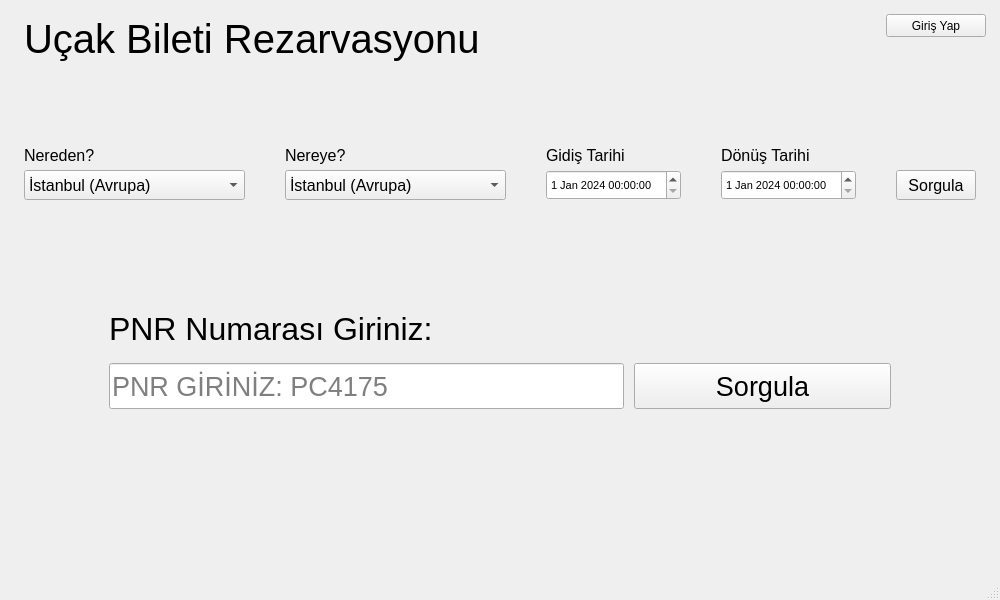
<?xml version="1.0" encoding="UTF-8"?>
<ui version="4.0">
 <class>MainWindow</class>
 <widget class="QMainWindow" name="MainWindow">
  <property name="geometry">
   <rect>
    <x>0</x>
    <y>0</y>
    <width>1000</width>
    <height>600</height>
   </rect>
  </property>
  <property name="windowTitle">
   <string>MainWindow</string>
  </property>
  <property name="styleSheet">
   <string notr="true"/>
  </property>
  <widget class="QWidget" name="centralwidget">
   <property name="styleSheet">
    <string notr="true"/>
   </property>
   <layout class="QHBoxLayout" name="horizontalLayout_9" stretch="0">
    <item>
     <layout class="QVBoxLayout" name="verticalLayout" stretch="3,1,0,0,10,0">
      <item>
       <layout class="QHBoxLayout" name="horizontalLayout_7" stretch="100,0">
        <property name="spacing">
         <number>10</number>
        </property>
        <property name="sizeConstraint">
         <enum>QLayout::SetDefaultConstraint</enum>
        </property>
        <property name="leftMargin">
         <number>15</number>
        </property>
        <property name="topMargin">
         <number>0</number>
        </property>
        <property name="rightMargin">
         <number>5</number>
        </property>
        <property name="bottomMargin">
         <number>50</number>
        </property>
        <item>
         <widget class="QLabel" name="label">
          <property name="sizePolicy">
           <sizepolicy hsizetype="Minimum" vsizetype="Minimum">
            <horstretch>0</horstretch>
            <verstretch>0</verstretch>
           </sizepolicy>
          </property>
          <property name="minimumSize">
           <size>
            <width>450</width>
            <height>60</height>
           </size>
          </property>
          <property name="font">
           <font>
            <pointsize>30</pointsize>
           </font>
          </property>
          <property name="text">
           <string>Uçak Bileti Rezarvasyonu</string>
          </property>
         </widget>
        </item>
        <item>
         <layout class="QVBoxLayout" name="verticalLayout_11">
          <property name="topMargin">
           <number>5</number>
          </property>
          <item>
           <widget class="QPushButton" name="pushButton">
            <property name="sizePolicy">
             <sizepolicy hsizetype="Minimum" vsizetype="Minimum">
              <horstretch>0</horstretch>
              <verstretch>0</verstretch>
             </sizepolicy>
            </property>
            <property name="minimumSize">
             <size>
              <width>100</width>
              <height>20</height>
             </size>
            </property>
            <property name="text">
             <string>Giriş Yap</string>
            </property>
           </widget>
          </item>
          <item>
           <widget class="QLabel" name="label_8">
            <property name="text">
             <string/>
            </property>
           </widget>
          </item>
         </layout>
        </item>
       </layout>
      </item>
      <item>
       <layout class="QHBoxLayout" name="horizontalLayout_8" stretch="20,20,0,0,0">
        <property name="spacing">
         <number>40</number>
        </property>
        <property name="leftMargin">
         <number>15</number>
        </property>
        <property name="topMargin">
         <number>15</number>
        </property>
        <property name="rightMargin">
         <number>15</number>
        </property>
        <property name="bottomMargin">
         <number>15</number>
        </property>
        <item>
         <layout class="QVBoxLayout" name="verticalLayout_6">
          <property name="spacing">
           <number>0</number>
          </property>
          <item>
           <widget class="QLabel" name="label_3">
            <property name="sizePolicy">
             <sizepolicy hsizetype="Minimum" vsizetype="Minimum">
              <horstretch>0</horstretch>
              <verstretch>0</verstretch>
             </sizepolicy>
            </property>
            <property name="minimumSize">
             <size>
              <width>50</width>
              <height>30</height>
             </size>
            </property>
            <property name="font">
             <font>
              <pointsize>12</pointsize>
             </font>
            </property>
            <property name="text">
             <string>Nereden?</string>
            </property>
            <property name="margin">
             <number>5</number>
            </property>
           </widget>
          </item>
          <item>
           <widget class="QComboBox" name="comboBox">
            <property name="sizePolicy">
             <sizepolicy hsizetype="Minimum" vsizetype="Minimum">
              <horstretch>0</horstretch>
              <verstretch>0</verstretch>
             </sizepolicy>
            </property>
            <property name="minimumSize">
             <size>
              <width>50</width>
              <height>30</height>
             </size>
            </property>
            <property name="font">
             <font>
              <pointsize>12</pointsize>
             </font>
            </property>
            <property name="currentText">
             <string>İstanbul (Avrupa)</string>
            </property>
            <item>
             <property name="text">
              <string>İstanbul (Avrupa)</string>
             </property>
            </item>
            <item>
             <property name="text">
              <string>İstanbul (Anadolu)</string>
             </property>
            </item>
            <item>
             <property name="text">
              <string>Ankara</string>
             </property>
            </item>
            <item>
             <property name="text">
              <string>İzmir</string>
             </property>
            </item>
            <item>
             <property name="text">
              <string>Kütahya</string>
             </property>
            </item>
           </widget>
          </item>
         </layout>
        </item>
        <item>
         <layout class="QVBoxLayout" name="verticalLayout_5">
          <property name="spacing">
           <number>0</number>
          </property>
          <item>
           <widget class="QLabel" name="label_6">
            <property name="sizePolicy">
             <sizepolicy hsizetype="Minimum" vsizetype="Minimum">
              <horstretch>0</horstretch>
              <verstretch>0</verstretch>
             </sizepolicy>
            </property>
            <property name="minimumSize">
             <size>
              <width>50</width>
              <height>30</height>
             </size>
            </property>
            <property name="font">
             <font>
              <pointsize>12</pointsize>
             </font>
            </property>
            <property name="text">
             <string>Nereye?</string>
            </property>
            <property name="margin">
             <number>5</number>
            </property>
           </widget>
          </item>
          <item>
           <widget class="QComboBox" name="comboBox_2">
            <property name="sizePolicy">
             <sizepolicy hsizetype="Minimum" vsizetype="Minimum">
              <horstretch>0</horstretch>
              <verstretch>0</verstretch>
             </sizepolicy>
            </property>
            <property name="minimumSize">
             <size>
              <width>50</width>
              <height>30</height>
             </size>
            </property>
            <property name="font">
             <font>
              <pointsize>12</pointsize>
             </font>
            </property>
            <item>
             <property name="text">
              <string>İstanbul (Avrupa)</string>
             </property>
            </item>
            <item>
             <property name="text">
              <string>İstanbul (Anadolu)</string>
             </property>
            </item>
            <item>
             <property name="text">
              <string>Ankara</string>
             </property>
            </item>
            <item>
             <property name="text">
              <string>İzmir</string>
             </property>
            </item>
            <item>
             <property name="text">
              <string>Kütahya</string>
             </property>
            </item>
           </widget>
          </item>
         </layout>
        </item>
        <item>
         <layout class="QVBoxLayout" name="verticalLayout_8">
          <property name="spacing">
           <number>0</number>
          </property>
          <item>
           <widget class="QLabel" name="label_4">
            <property name="sizePolicy">
             <sizepolicy hsizetype="Minimum" vsizetype="Minimum">
              <horstretch>0</horstretch>
              <verstretch>0</verstretch>
             </sizepolicy>
            </property>
            <property name="minimumSize">
             <size>
              <width>50</width>
              <height>30</height>
             </size>
            </property>
            <property name="font">
             <font>
              <pointsize>12</pointsize>
             </font>
            </property>
            <property name="text">
             <string>Gidiş Tarihi</string>
            </property>
            <property name="margin">
             <number>5</number>
            </property>
           </widget>
          </item>
          <item>
           <widget class="QDateTimeEdit" name="dateTimeEdit">
            <property name="sizePolicy">
             <sizepolicy hsizetype="Minimum" vsizetype="Minimum">
              <horstretch>0</horstretch>
              <verstretch>0</verstretch>
             </sizepolicy>
            </property>
            <property name="minimumSize">
             <size>
              <width>50</width>
              <height>30</height>
             </size>
            </property>
            <property name="font">
             <font>
              <pointsize>8</pointsize>
             </font>
            </property>
            <property name="date">
             <date>
              <year>2024</year>
              <month>1</month>
              <day>1</day>
             </date>
            </property>
            <property name="minimumDateTime">
             <datetime>
              <hour>12</hour>
              <minute>0</minute>
              <second>0</second>
              <year>2023</year>
              <month>12</month>
              <day>31</day>
             </datetime>
            </property>
           </widget>
          </item>
         </layout>
        </item>
        <item>
         <layout class="QVBoxLayout" name="verticalLayout_7">
          <property name="spacing">
           <number>0</number>
          </property>
          <item>
           <widget class="QLabel" name="label_5">
            <property name="sizePolicy">
             <sizepolicy hsizetype="Minimum" vsizetype="Minimum">
              <horstretch>0</horstretch>
              <verstretch>0</verstretch>
             </sizepolicy>
            </property>
            <property name="minimumSize">
             <size>
              <width>50</width>
              <height>30</height>
             </size>
            </property>
            <property name="font">
             <font>
              <pointsize>12</pointsize>
             </font>
            </property>
            <property name="text">
             <string>Dönüş Tarihi</string>
            </property>
            <property name="margin">
             <number>5</number>
            </property>
           </widget>
          </item>
          <item>
           <widget class="QDateTimeEdit" name="dateTimeEdit_2">
            <property name="sizePolicy">
             <sizepolicy hsizetype="Minimum" vsizetype="Minimum">
              <horstretch>0</horstretch>
              <verstretch>0</verstretch>
             </sizepolicy>
            </property>
            <property name="minimumSize">
             <size>
              <width>50</width>
              <height>30</height>
             </size>
            </property>
            <property name="font">
             <font>
              <pointsize>8</pointsize>
             </font>
            </property>
            <property name="date">
             <date>
              <year>2024</year>
              <month>1</month>
              <day>1</day>
             </date>
            </property>
            <property name="time">
             <time>
              <hour>0</hour>
              <minute>0</minute>
              <second>0</second>
             </time>
            </property>
            <property name="minimumDateTime">
             <datetime>
              <hour>12</hour>
              <minute>0</minute>
              <second>0</second>
              <year>2023</year>
              <month>12</month>
              <day>31</day>
             </datetime>
            </property>
           </widget>
          </item>
         </layout>
        </item>
        <item>
         <layout class="QVBoxLayout" name="verticalLayout_10">
          <property name="spacing">
           <number>0</number>
          </property>
          <item>
           <widget class="QLabel" name="label_7">
            <property name="text">
             <string/>
            </property>
            <property name="margin">
             <number>5</number>
            </property>
           </widget>
          </item>
          <item>
           <widget class="QPushButton" name="pushButton_2">
            <property name="sizePolicy">
             <sizepolicy hsizetype="Minimum" vsizetype="Minimum">
              <horstretch>0</horstretch>
              <verstretch>0</verstretch>
             </sizepolicy>
            </property>
            <property name="minimumSize">
             <size>
              <width>80</width>
              <height>30</height>
             </size>
            </property>
            <property name="font">
             <font>
              <pointsize>12</pointsize>
             </font>
            </property>
            <property name="text">
             <string>Sorgula</string>
            </property>
           </widget>
          </item>
         </layout>
        </item>
       </layout>
      </item>
      <item>
       <spacer name="verticalSpacer_2">
        <property name="orientation">
         <enum>Qt::Vertical</enum>
        </property>
        <property name="sizeHint" stdset="0">
         <size>
          <width>20</width>
          <height>80</height>
         </size>
        </property>
       </spacer>
      </item>
      <item>
       <layout class="QHBoxLayout" name="horizontalLayout_13" stretch="0">
        <property name="spacing">
         <number>0</number>
        </property>
        <property name="leftMargin">
         <number>100</number>
        </property>
        <property name="topMargin">
         <number>10</number>
        </property>
        <property name="rightMargin">
         <number>10</number>
        </property>
        <property name="bottomMargin">
         <number>10</number>
        </property>
        <item>
         <widget class="QLabel" name="label_2">
          <property name="sizePolicy">
           <sizepolicy hsizetype="Minimum" vsizetype="Minimum">
            <horstretch>0</horstretch>
            <verstretch>0</verstretch>
           </sizepolicy>
          </property>
          <property name="minimumSize">
           <size>
            <width>100</width>
            <height>22</height>
           </size>
          </property>
          <property name="font">
           <font>
            <pointsize>24</pointsize>
           </font>
          </property>
          <property name="text">
           <string>PNR Numarası Giriniz:</string>
          </property>
          <property name="margin">
           <number>5</number>
          </property>
         </widget>
        </item>
       </layout>
      </item>
      <item>
       <layout class="QHBoxLayout" name="horizontalLayout_11" stretch="2,1">
        <property name="spacing">
         <number>10</number>
        </property>
        <property name="leftMargin">
         <number>100</number>
        </property>
        <property name="topMargin">
         <number>0</number>
        </property>
        <property name="rightMargin">
         <number>100</number>
        </property>
        <property name="bottomMargin">
         <number>0</number>
        </property>
        <item>
         <widget class="QLineEdit" name="lineEdit">
          <property name="sizePolicy">
           <sizepolicy hsizetype="Minimum" vsizetype="Minimum">
            <horstretch>0</horstretch>
            <verstretch>0</verstretch>
           </sizepolicy>
          </property>
          <property name="minimumSize">
           <size>
            <width>100</width>
            <height>40</height>
           </size>
          </property>
          <property name="font">
           <font>
            <pointsize>20</pointsize>
           </font>
          </property>
          <property name="placeholderText">
           <string>PNR GİRİNİZ: PC4175</string>
          </property>
         </widget>
        </item>
        <item>
         <widget class="QPushButton" name="pushButton_3">
          <property name="sizePolicy">
           <sizepolicy hsizetype="Minimum" vsizetype="Minimum">
            <horstretch>0</horstretch>
            <verstretch>0</verstretch>
           </sizepolicy>
          </property>
          <property name="minimumSize">
           <size>
            <width>100</width>
            <height>40</height>
           </size>
          </property>
          <property name="font">
           <font>
            <pointsize>20</pointsize>
           </font>
          </property>
          <property name="text">
           <string>Sorgula</string>
          </property>
         </widget>
        </item>
       </layout>
      </item>
      <item>
       <spacer name="verticalSpacer">
        <property name="orientation">
         <enum>Qt::Vertical</enum>
        </property>
        <property name="sizeHint" stdset="0">
         <size>
          <width>20</width>
          <height>160</height>
         </size>
        </property>
       </spacer>
      </item>
     </layout>
    </item>
   </layout>
  </widget>
  <widget class="QMenuBar" name="menubar">
   <property name="geometry">
    <rect>
     <x>0</x>
     <y>0</y>
     <width>1000</width>
     <height>21</height>
    </rect>
   </property>
  </widget>
  <widget class="QStatusBar" name="statusbar"/>
 </widget>
 <resources/>
 <connections/>
</ui>
